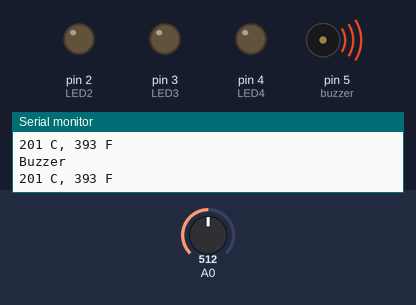
This sketch was run on a simulated Arduino Uno, built with avr-gcc and run on an emulated ATmega328P. Parts: output pins drawn as LEDs (lit = HIGH), buzzer (waves = sounding), the last lines printed to the serial monitor. Inputs (shaded band) come from the test bench; at power-on: A0 = 512.

Above: at 2.8 s.
2.9 s: A0 set to 260
8.9 s: A0 set to 233
At 11.1 s:
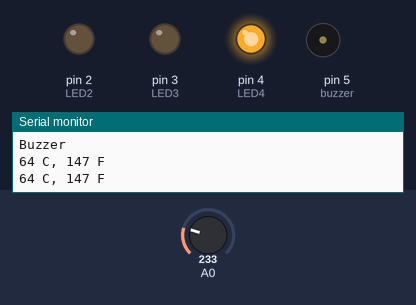
11.6 s: A0 set to 306
At 15.4 s:
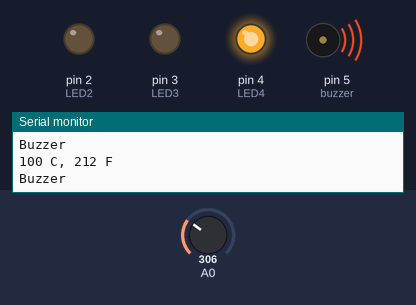
17.5 s: A0 set to 122
At 18.5 s:
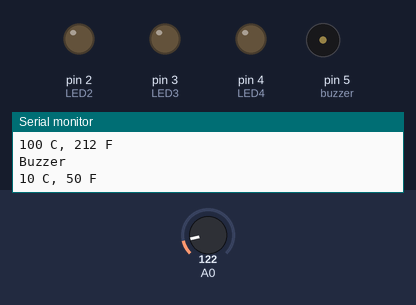
20.2 s: A0 set to 173
22.9 s: A0 set to 197
At 23.6 s:
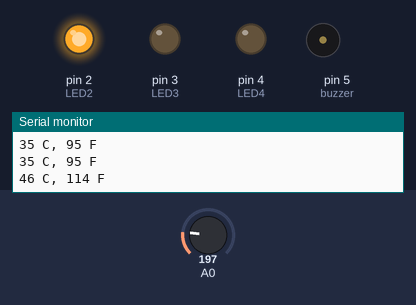
Timing chart, 0 to 25.9 s (numbered marks = the images above; inputs shaded):
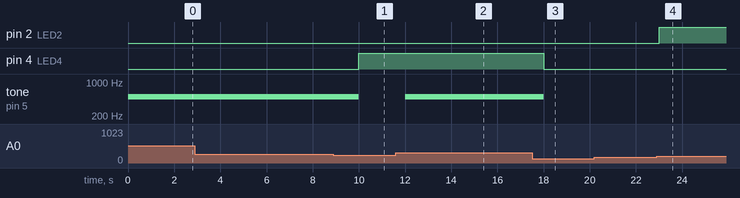

Measured:
- the behaviour switches between 245 and 244 on A0 (found by bisection; images 0 and 1)
- the behaviour switches between 183 and 184 on A0 (found by bisection; images 3 and 4)
- after the input at 8.9 s, pin 4 (LED4): LOW → HIGH after 1.1 s; tone on pin 5 (buzzer): 500 Hz → silent after 1.1 s
- after the input at 11.6 s, tone on pin 5 (buzzer): silent → 500 Hz after 0.41 s
- after the input at 17.5 s, pin 4 (LED4): HIGH → LOW after 0.51 s; tone on pin 5 (buzzer): 500 Hz → silent after 0.51 s
- after the input at 22.9 s, pin 2 (LED2): LOW → HIGH after 0.11 s

The sketch:

TEMPERATURE_SENSOR-LED.ino
```cpp
//// C++ code
// INTERFACING LED'S WITH TEMPERATURE SENSOR
int baselineTemp = 0;
int celsius = 0;
int fahrenheit = 0;
const int LED2=2;
const int LED3=3;
const int LED4=4;
const int buzzer=5;
void setup()
{
  pinMode(A0, INPUT);
  Serial.begin(9600);
  pinMode(LED2, OUTPUT);
  pinMode(LED3, OUTPUT);
  pinMode(LED4, OUTPUT);
  pinMode(buzzer, OUTPUT);
}
void loop()
{
  baselineTemp = 40;

  celsius = map(((analogRead(A0) - 20) * 3.04), 0, 1023, -40, 125);

   fahrenheit = ((celsius * 9) / 5 + 32);
  Serial.print(celsius);
  Serial.print(" C, ");
  Serial.print(fahrenheit);
  Serial.println(" F");

   if (celsius < baselineTemp) {
    digitalWrite(LED2, LOW);
    digitalWrite(LED3, LOW);
    digitalWrite(LED4, LOW);
  }
 if (celsius >= baselineTemp && celsius < baselineTemp + 10) {
    digitalWrite(LED2, HIGH);
    digitalWrite(LED3, LOW);
    digitalWrite(LED4, LOW);
  }
  if (celsius >= baselineTemp + 10 && celsius < baselineTemp + 20) {
    digitalWrite(LED2, LOW);
    digitalWrite(LED3, HIGH);
    digitalWrite(LED4, LOW);
  }
if (celsius >= baselineTemp + 20 && celsius < baselineTemp + 30) {
    digitalWrite(LED2, LOW);
    digitalWrite(LED3, LOW);
    digitalWrite(LED4, HIGH);
  }

 if (celsius >= baselineTemp + 30) {
    tone(buzzer,500,2000);
   delay(1000);
   Serial.println("Buzzer");
  }
  delay(1000);
}
```
